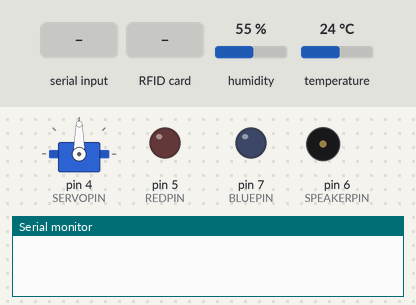
A sketch run on a simulated Arduino Uno, built with avr-gcc and run on an emulated ATmega328P. On the bench: servo, output pins drawn as LEDs (lit = HIGH), buzzer (waves = sounding), the last lines printed to the serial monitor. The inputs (shaded band) are chosen by the test bench; at power-on: humidity 55 %, temperature 24 °C. Random numbers use the default seed unless the sketch sets one; pins used as bus, display or sensor lines are not drawn.

Above: at 1.2 s.
1.3 s: "!" received over the second serial link
At 2.7 s:
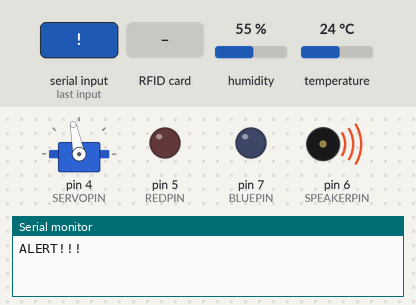
4.3 s: RFID card 5E 7A 19 C4 held to the reader
At 6.8 s:
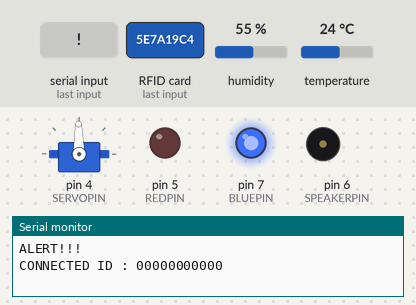
7.3 s: "!" received over the second serial link
At 14.7 s:
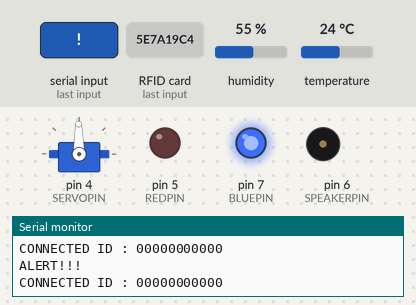
Timing chart, 0 to 16.2 s (numbered marks = the images above; inputs shaded):
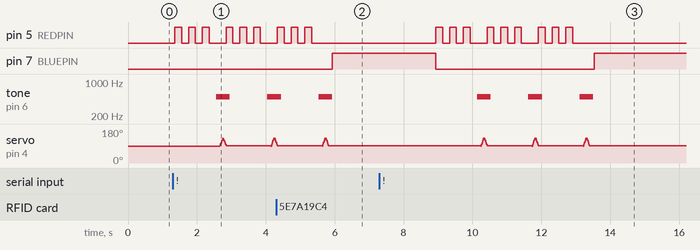

Measured:
- after the input at 1.3 s, pin 5 (REDPIN): LOW → HIGH after 0.06 s, → LOW 0.20 s later, → HIGH 0.20 s later, → LOW 0.20 s later, … (12 changes in this stretch); tone on pin 6 (SPEAKERPIN): silent → 500 Hz after 1.3 s, → silent 0.40 s later, → 500 Hz 1.1 s later
- after the input at 4.3 s, pin 7 (BLUEPIN): LOW → HIGH after 1.6 s
- after the input at 7.3 s, pin 5 (REDPIN): LOW → HIGH after 1.6 s, then repeats every 1.5 s: 2 × (LOW 0.20 s, HIGH 0.20 s), LOW 0.49 s, HIGH 0.20 s, until it stays LOW from 12.9 s; pin 7 (BLUEPIN): HIGH → LOW after 1.6 s, → HIGH 4.6 s later

The sketch:

RFIDBluetoothSensor.ino
```cpp
#include "DHT.h"                           // 온습도 센서 라이브러리
#include <Servo.h>                         // 모터 라이브러리
#include <SoftwareSerial.h>                // 블루투스 시리얼 통신 라이브러리
#include <MFRC522.h>                       // RFID 라이브러리
#include <SPI.h>                           // RFID 라이브러리
#include <ArduinoJson.h>                   // JSON 라이브러리

#define uchar    unsigned char
#define uint     unsigned int
#define DHTPIN   8                         // 온습도 센서 핀
#define DHTTYPE  DHT11                     // 온습도 센서 종류
#define RST_PIN  9                         // RFID 핀
#define SS_PIN   10                        // RFID 데이터를 주고받는 역할의 핀(SS = Slave Select)
#define BLUE_TX  2                         // 블루투스 보내는 핀
#define BLUE_RX  3                         // 블루투스 받는 핀
#define SERVOPIN 4                         // 모터 핀
#define ID_SIZE  11                        // 군번의 최대 자리수(병사가 10 + 마지막 종료 문자열)
#define REDPIN   5                         // LED 빨간 핀
#define SPEAKERPIN 6                         // LED 초록 핀
#define BLUEPIN  7                         // LED 파란 핀

Servo servo1;                              // 서보 모터 변수
SoftwareSerial mySerial(BLUE_TX, BLUE_RX); // 블루투스 시리얼 통신 변수
DHT dht(DHTPIN, DHTTYPE);                  // 온습도 변수
String id;                                 // RFID로부터 읽어온 ID 변수

void setup()
{
  randomSeed(analogRead(0));

  pinMode(REDPIN, OUTPUT);
  pinMode(BLUEPIN, OUTPUT);
  servo1.attach(SERVOPIN);

  Serial.begin(9600);
  mySerial.begin(9600);
  SPI.begin();
}

void loop() {
  // 블루투스에 읽을 값이 있으면 위험상황이므로 알맞은 센서동작을 해준다.
  while(mySerial.available()){
    char danger = mySerial.read();
    if( danger == '!' ) alert();
  }

  // 새로운 RFID 연결을 위해 loop마다 초기화를 진행해준다.
  MFRC522 mfrc522(SS_PIN, RST_PIN);
  MFRC522::MIFARE_Key key;
  mfrc522.PCD_Init();
  for (byte i = 0; i < 6; i++)
    key.keyByte[i] = 0xFF;

  // 새로운 RFID가 연결되는지를 확인한다.
  if(mfrc522.PICC_IsNewCardPresent() and mfrc522.PICC_ReadCardSerial())
    connectNewRFID(mfrc522,key);

  // id를 읽는데 실패하면 센서측정을 실시하지 않는다.
  if( id.length()==0 )
    return;

  // 센서 값을 읽고 서버에 보낸다.
  readSensor();
}

void alert()
{
  uint angle = 0;   // 서보모터 각도 제어 위한 변수 선언 및 초기화
  uint reply = 0;   // 서보모터 반복 제어 위한 변수 선언 및 초기화

  Serial.println("ALERT!!!");

  digitalWrite(BLUEPIN, LOW);

  for (reply = 0; reply < 3; reply++)
  {
      digitalWrite(BLUEPIN, LOW);
  for (int blink=0; blink<3; ++blink)
  {
    digitalWrite(REDPIN, HIGH);
    delay(200);
    digitalWrite(REDPIN, LOW);
    delay(200);
  }
    tone(SPEAKERPIN, 500, 400);
    delay(100);
    for (angle = 90; angle < 135; angle++)
    {
      servo1.write(angle);
      delay(2);
    }

    for (angle = 135; angle > 90; angle--)
    {
      servo1.write(angle);
      delay(2);
    }
  }
}

void connectNewRFID(MFRC522 mfrc522, MFRC522::MIFARE_Key key )
{
  byte sector         = 2;
  byte valueBlockA    = 8;
  byte valueBlockB    = 9;
  byte valueBlockC    = 10;
  byte trailerBlock   = 11;
  byte status;

  // Authenticate using key A.
  status = mfrc522.PCD_Authenticate(MFRC522::PICC_CMD_MF_AUTH_KEY_A, trailerBlock, &key, &(mfrc522.uid));
  if (status != MFRC522::STATUS_OK) {
    Serial.print("PCD_Authenticate() failed: ");
    Serial.println(mfrc522.GetStatusCodeName(status));
    return;
  }

  // Authenticate using key B.
  status = mfrc522.PCD_Authenticate(MFRC522::PICC_CMD_MF_AUTH_KEY_B, trailerBlock, &key, &(mfrc522.uid));
  if (status != MFRC522::STATUS_OK) {
    Serial.print("PCD_Authenticate() failed: ");
    Serial.println(mfrc522.GetStatusCodeName(status));
    return;
  }

  // 새로운 RFID가 등록된 경우 id를 확인해 해당 id로 id를 바꿔준다.
  // id가 설정된 위치의 블록 값은 10이다.(3번째 섹터의 3번째 블록)
  byte buffer[100];
  byte size = sizeof(buffer);
  status = mfrc522.MIFARE_Read(valueBlockC, buffer, &size);
  String tmpid="";

  for(int i=0; i<ID_SIZE; ++i) {
    uint tmpInt = buffer[i];
    if( tmpInt==255 ) break; // ID의 마지막 확인을 위한 255세팅값 확인
    tmpInt = tmpInt+48;
    if( tmpInt<48 or tmpInt>57 ) break;
    char c = tmpInt;
    tmpid+=c;
  }

  if( tmpid.length() != 0 ) id=tmpid;
}

void readSensor()
{
  // JSON 포맷 변수 선언 및 할당
  StaticJsonBuffer<50> jsonBuffer;
  JsonObject& root = jsonBuffer.createObject();

  // 온습도 센서의 온도를 심박수로 읽어온다.
  int heartRate  = dht.readTemperature();
  int randomNumber = random(0,220);
  heartRate+=randomNumber;

  // 읽어온 센서값과 ID값을 블루투스에 보내준다.
  char _id[ID_SIZE];
  id.toCharArray(_id,ID_SIZE);
  root["id"]   = _id;
  root["data"] = heartRate;
  root.printTo(mySerial);

  // 전송이 완료되면 전송된 ID를 시리얼 모니터를 통해 확인한다.
  Serial.print("CONNECTED ID : ");
  Serial.println(id);

  // 위험 상황이 아니면 파란불이 들어와 있도록 하며, 센서는 3초마다 값을 읽는다.
  digitalWrite(BLUEPIN, HIGH);
  delay(3000);
}
```
